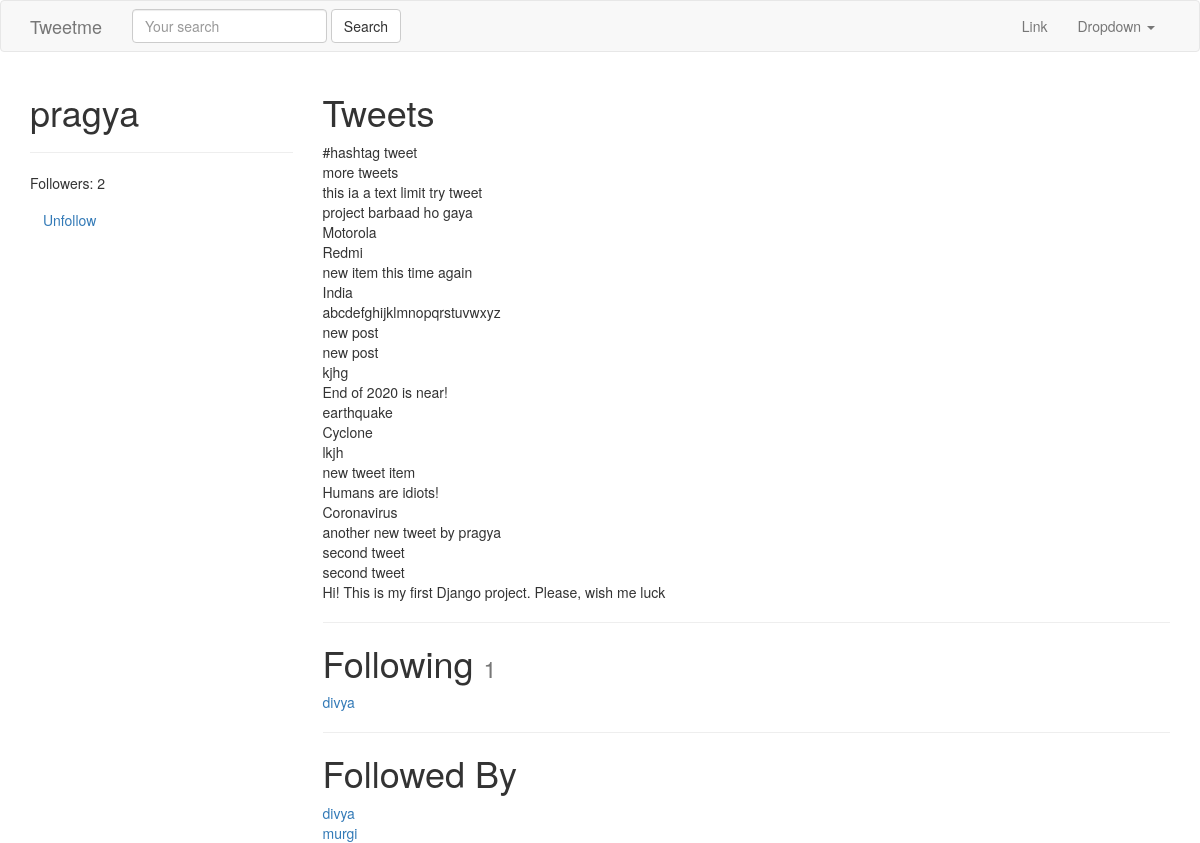
Page /pragya/ (signed in) on the earlier database version.
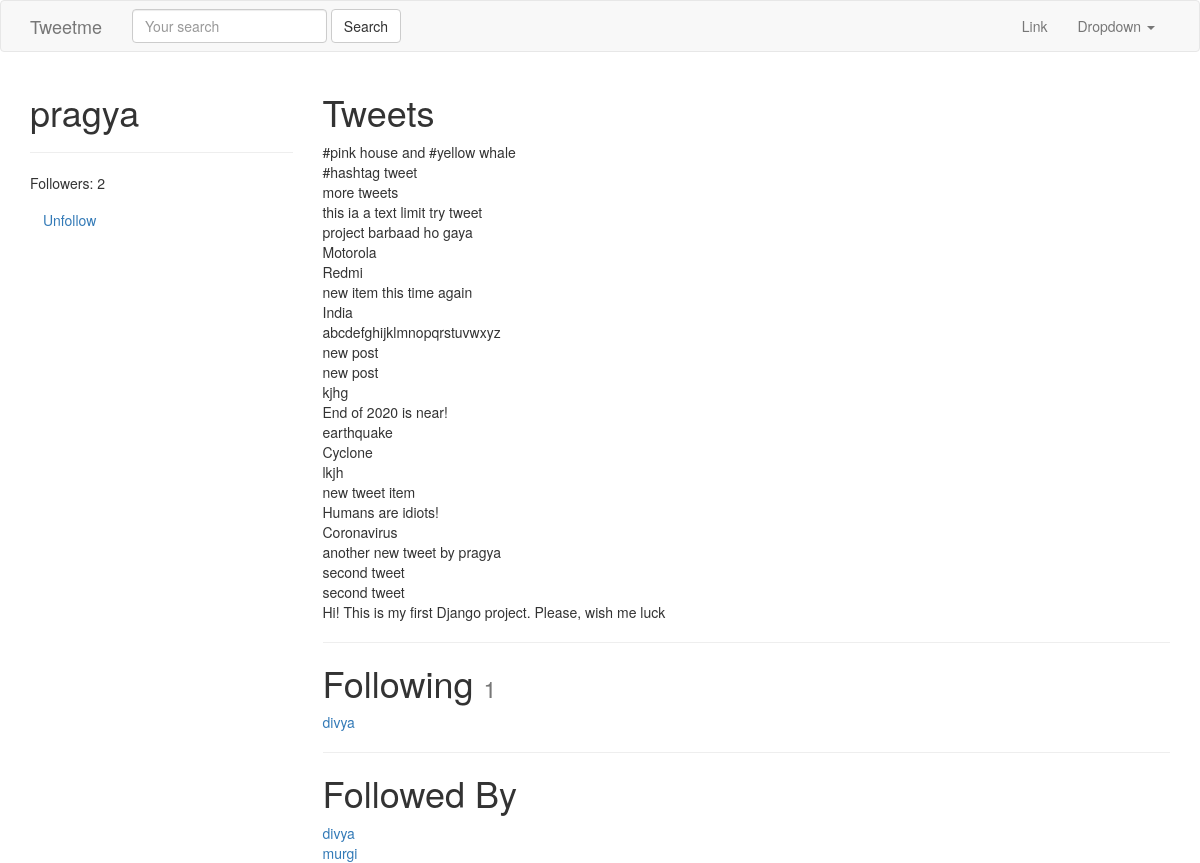
Same page on the later database version.
### tweets/models.py (models this page shows, shortened)
class Tweet(models.Model):
	parent = models.ForeignKey("self", blank=True, null=True, on_delete=models.CASCADE,)
	user = models.ForeignKey(settings.AUTH_USER_MODEL, on_delete=models.CASCADE,)
	content = models.CharField(max_length=140, validators=[valiadte_content])
	updated = models.DateTimeField(auto_now=True)
	timestamp = models.DateTimeField(auto_now_add=True)
	objects = TweetManager()
	def __str__(self):
		return str(self.content)
	class Meta:
		ordering = ['-timestamp']

### accounts/models.py (models this page shows, shortened)
class UserProfile(models.Model):
	user = models.OneToOneField(settings.AUTH_USER_MODEL, related_name='profile', on_delete=models.CASCADE,) #user.profile
	following = models.ManyToManyField(settings.AUTH_USER_MODEL, blank=True, related_name='followed_by',)
	objects = UserProfileManager()
	def get_following(self):
		users = self.following.all()
		return users.exclude(username=self.user.username)
	def get_follow_url(self):
		return reverse_lazy("profiles:follow", kwargs={"username":self.user.username})

### accounts/views.py (the view)
# urls.py: url(r'^(?P<username>[\w.@+-]+)/$',UserDetailView.as_view(), name='detail'),
class UserDetailView(DetailView):
	template_name = 'accounts/user_detail.html'
	queryset = User.objects.all()
	def get_object(self):
		return get_object_or_404(
			User,
			username__iexact=self.kwargs.get("username")
			)
	def get_context_data(self, *args, **kwargs):
		context = super(UserDetailView, self).get_context_data(*args, **kwargs)
		following = UserProfile.objects.is_following(self.request.user, self.get_object())
		context['following'] = following
		return context

### accounts/models.py (called while the page is built)
	def all(self):
		qs = self.get_queryset().all()
		try:
			if self.instance:
				qs = qs.exclude(user=self.instance)
		except:
			pass
		return qs

	def is_following(self, user, followed_by_user):
		user_profile, created = UserProfile.objects.get_or_create(user=user)
		if created:
			return False
		if followed_by_user in user_profile.following.all():
			return True
		return False

### accounts/templates/accounts/user_detail.html
{% extends "base.html" %}
{% block content %}
<div class='row'>
	<div class='col-sm-3 col-xs-12'>
		<h1>{{ object.username }}</h1>
		<hr/>
		<p>Followers: {{  object.followed_by.all.count }}</p>
		<p>
			<a class='btn btn-link' href='{{ object.profile.get_follow_url }}'>
				{% if following %} Unfollow{% else %} Follow{% endif %}
			</a>
		</p>
	</div>
	<div class='col-sm-9 col-xs-12'>
		<h1>Tweets</h1>
		{% for tweet in object.tweet_set.all %}
		{{ tweet }}<br/>
		{% endfor %}
		<hr/>
		<h1>Following <small>{{ object.profile.get_following.count }}</small></h1>
			{% for user in object.profile.get_following %}
			<a href='/{{ user.username }}'>{{ user.username }}</a><br/>
			{% empty %}
			<h4>Not following any user</h4>
			{% endfor %}
		<hr/>
		<h1>Followed By</h1>
			{% for profile in object.followed_by.all %}
			<a href='/{{ profile.user.username }}'>{{ profile.user.username }}</a><br/>
			{% empty %}
			<h4>Not followed by any user</h4>
			{% endfor %}
	</div>
</div>
{% endblock content %}

Differences in the rows shown:
added Tweet: content "#pink house and #yellow whale"
